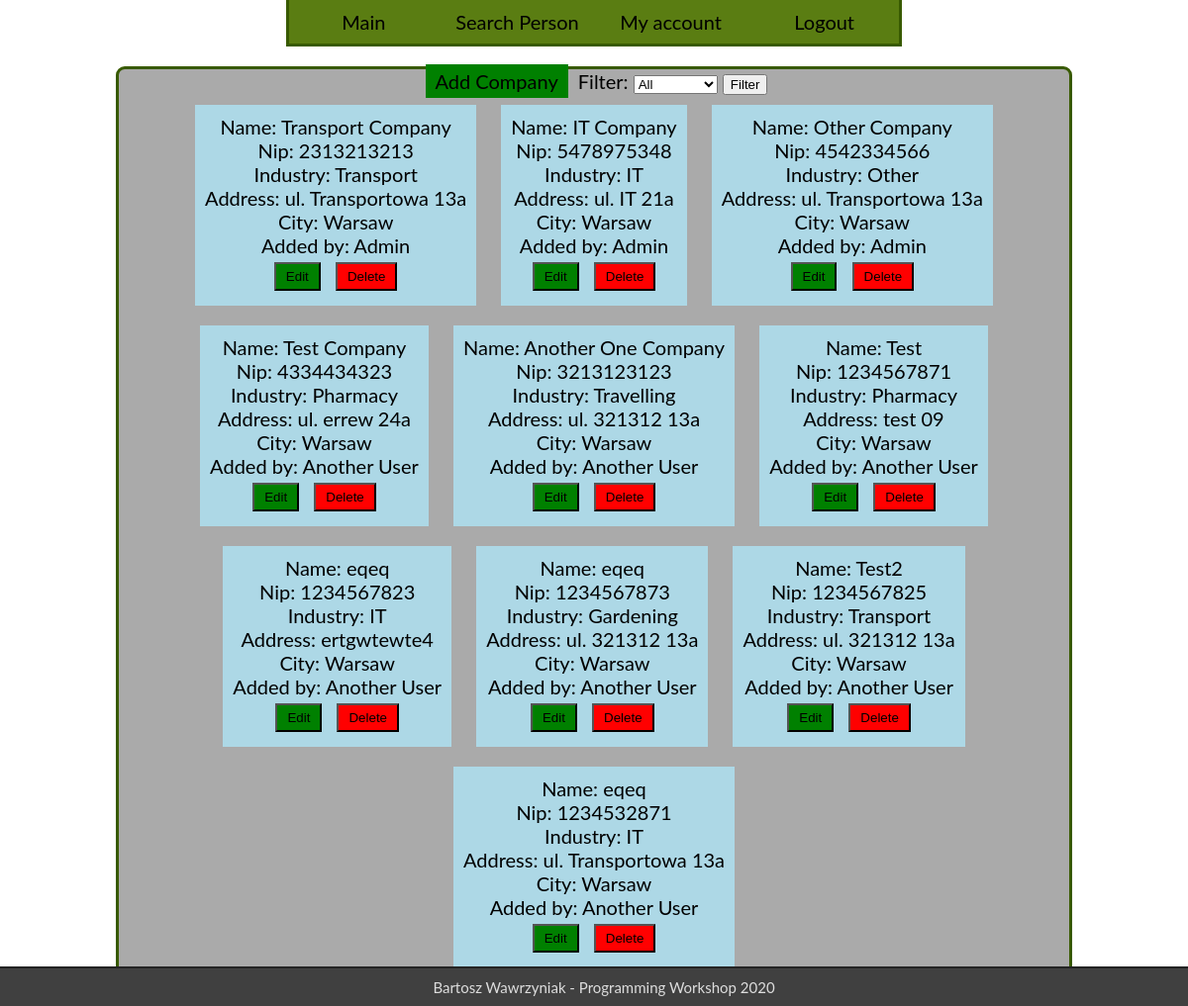
Page / (signed in) on the committed database.
### CRM/models.py (models this page shows, shortened)
class Company(models.Model):
    name = models.CharField(max_length=30)
    nip = models.CharField(max_length=10, unique=True)
    industry = models.ForeignKey(Industry, on_delete=models.SET_NULL, null=True)
    address = models.CharField(max_length=100)
    city = models.CharField(max_length=40)
    user = models.ForeignKey(User, on_delete=models.SET_NULL, null=True)
    is_deleted = models.BooleanField(default=False)

class Industry(models.Model):
    name = models.CharField(max_length=30)
    def __str__(self):
        return self.name

### users/models.py (models this page shows)
class User(AbstractBaseUser):
    login = models.CharField(max_length=30, unique=True)
    name = models.CharField(max_length=20)
    surname = models.CharField(max_length=30)
    date_of_birth = models.DateField()
    role_id = models.ForeignKey(Role, on_delete=models.SET_NULL, null=True)
    is_deleted = models.BooleanField(default=False)
    objects = BaseUserManager()
    REQUIRED_FIELDS = ['name', 'surname', 'date_of_birth', 'role_id']
    USERNAME_FIELD = 'login'
    @property
    def admin(self):
        return self.role_id.role_name == 'admin'
    @property
    def moderator(self):
        return self.role_id.role_name == 'moderator' or self.admin

### CRM/views.py (the view)
class IndexView(LoginRequiredMixin, View):
    login_url = 'users:login'
    redirect_field_name = 'redirect'
    template = 'CRM/index.html'
    def get(self, request, page_num=1):
        industry_filter = request.GET.get('filter', None)
        companies = Company.objects.filter(is_deleted=False)
        if industry_filter:
            companies = companies.filter(industry__id=industry_filter)
        company_pages = Paginator(companies.order_by('id'), 10)
        company_list = company_pages.get_page(page_num)
        return render(request, self.template, {'company_list': company_list, 'industry_list': Industry.objects.all()})

### templates/CRM/index.html (shortened to what this page needs)
{% extends 'base.html' %}
{% load static %}
{% block content %}
    <div id="content">
        <a href="{% url 'CRM:add_company' %}" class="edit" >Add Company</a>
        <label for="filter">Filter: </label>
        <select id="filter">
            <option value>All</option>
        </select>
        <button onclick="filter()">Filter</button><br>
    {% for company in company_list %}
        <div id="{{ company.id }}" class="widget">
            <a href="{% url 'CRM:detail' company.id %}">
                Name: {{ company.name }}<br>
                Nip: {{ company.nip }}<br>
                Industry: {{ company.industry }}<br>
                Address: {{ company.address }}<br>
                City: {{ company.city }}<br>
                Added by: {{ company.user }}<br>
            </a>
            <a href="{% url 'CRM:edit_company' company.id %}">
                <button class="edit">Edit</button>
            </a>
            <button onclick="del('{% url 'CRM:edit_company' company.id %}', '#{{ company.id }}')" class="delete">
                Delete
            </button>
        </div>
    {% endfor %}
    {% if company_list.has_previous or company_list.has_next %}
        <table class="page-nav">
            <tr>
                {% if company_list.has_next %}
                    <td><a href="{{ company_list.next_page_number }}">Next page</a></td>
                {% endif %}
            </tr>
        </table>
    {% endif %}
    </div>
{% endblock %}

### static/style.css (style rules this page uses)
body, html { margin: 0; height: 100%; font-size: 20px; font-family: 'Lato', sans-serif; }
a:link, a:visited { text-decoration: none; color: black; }
#content { background-color: #AAA; margin: 20px auto 50px; width: 80%; border-radius: 9px; border: 3px solid #385A00; text-align: center; }
table { width: 100%; border-collapse: collapse; text-align: center; border-radius: 9px; overflow: hidden; }
tr { border: #242424 solid 2px; }
td, th { border: #242424 solid 2px; }
.edit { margin: 5px; padding: 5px 10px 5px 10px; background-color: green; }
.delete { margin: 5px; padding: 5px 10px 5px 10px; background-color: red; }
.page-nav tr, .page-nav td { border: none; }
.widget { background-color: lightblue; width: fit-content; padding: 10px; margin: 10px; display: inline-block; }

### rows in the picture
Company: name "Transport Company", nip "2313213213", industry "Transport", address "ul. Transportowa 13a", city "Warsaw", user "Admin"
Company: name "IT Company", nip "5478975348", industry "IT", address "ul. IT 21a", city "Warsaw", user "Admin"
Company: name "Other Company", nip "4542334566", industry "Other", address "ul. Transportowa 13a", city "Warsaw", user "Admin"
Company: name "Test Company", nip "4334434323", industry "Pharmacy", address "ul. errew 24a", city "Warsaw", user "Another User"
Company: name "Another One Company", nip "3213123123", industry "Travelling", address "ul. 321312 13a", city "Warsaw", user "Another User"
Company: name "Test", nip "1234567871", industry "Pharmacy", address "test 09", city "Warsaw", user "Another User"
Company: name "eqeq", nip "1234567823", industry "IT", address "ertgwtewte4", city "Warsaw", user "Another User"
Company: name "eqeq", nip "1234567873", industry "Gardening", address "ul. 321312 13a", city "Warsaw", user "Another User"
Company: name "Test2", nip "1234567825", industry "Transport", address "ul. 321312 13a", city "Warsaw", user "Another User"
Company: name "eqeq", nip "1234532871", industry "IT", address "ul. Transportowa 13a", city "Warsaw", user "Another User"
